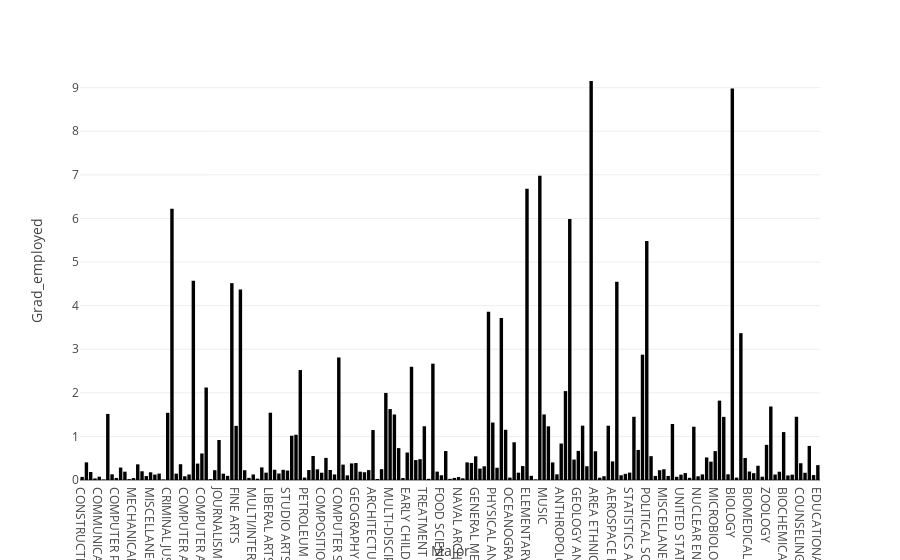

The cell this chart's notebook holds for it:
### Code cell
df_grad['Grad_employed'] = df_grad['Grad_employed'] / 10
fig = px.bar(df_grad, y='Grad_employed', x='Major', text='Grad_employed')
fig.update_traces(texttemplate='%{text:.2s}', textposition='outside')
fig.update_layout(uniformtext_minsize=8, uniformtext_mode='hide')
fig.show()

### Figure 1 — Plotly figure (JSON) as saved in the notebook; plotly's stock layout.template omitted (floating-point values rounded to 4 significant figures; data arrays with more than 128 entries replaced by an {"elided": "..."} marker saying what was removed)
{"data": [{"alignmentgroup": "True", "hovertemplate": "Major=%{x}<br>Grad_employed=%{text}<extra></extra>", "legendgroup": "", "marker": {"color": "#000001", "pattern": {"shape": ""}}, "name": "", "offsetgroup": "", "orientation": "v", "showlegend": false, "text": {"elided": "173 float values"}, "textposition": "outside", "texttemplate": "%{text:.2s}", "type": "bar", "x": {"elided": "173 str values"}, "xaxis": "x", "y": {"elided": "173 float values"}, "yaxis": "y"}], "layout": {"barmode": "relative", "legend": {"tracegroupgap": 0}, "margin": {"t": 60}, "uniformtext": {"minsize": 8, "mode": "hide"}, "xaxis": {"anchor": "y", "domain": [0, 1], "title": {"text": "Major"}}, "yaxis": {"anchor": "x", "domain": [0, 1], "title": {"text": "Grad_employed"}}}}
